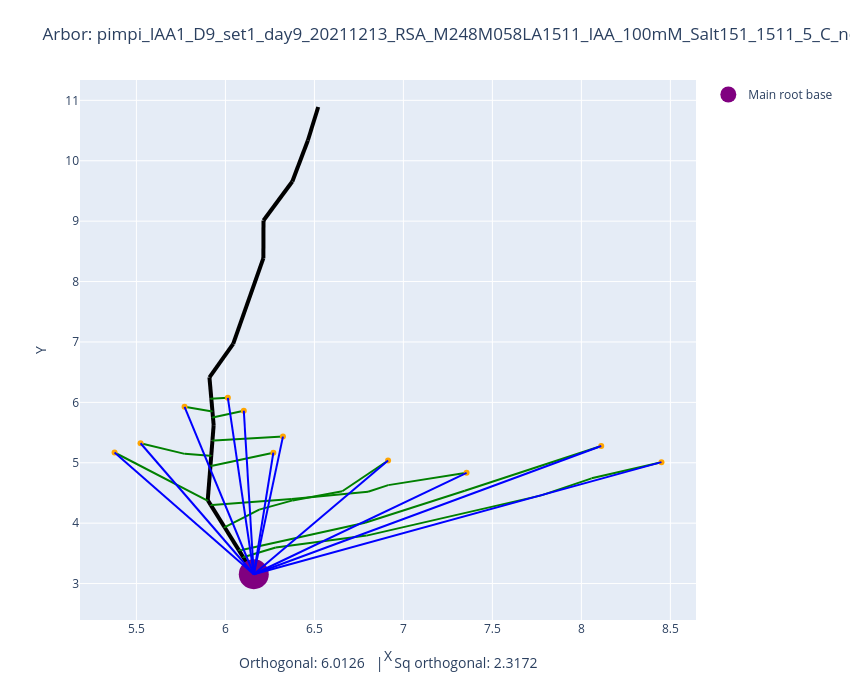

Notebook code for this chart:
### Code cell
plot_arbors(fname, 0, 0)

### Figure 1 — Plotly figure (JSON) as saved in the notebook; plotly's stock layout.template omitted (floating-point values rounded to 4 significant figures)
{"data": [{"line": {"color": "black", "width": 4}, "mode": "lines", "showlegend": false, "type": "scatter", "x": [6.159, 6.1], "y": [3.154, 3.435]}, {"line": {"color": "black", "width": 4}, "mode": "lines", "showlegend": false, "type": "scatter", "x": [6.1, 6.075], "y": [3.435, 3.553]}, {"line": {"color": "black", "width": 4}, "mode": "lines", "showlegend": false, "type": "scatter", "x": [6.075, 5.995], "y": [3.553, 3.932]}, {"line": {"color": "black", "width": 4}, "mode": "lines", "showlegend": false, "type": "scatter", "x": [5.995, 5.918], "y": [3.932, 4.299]}, {"line": {"color": "black", "width": 4}, "mode": "lines", "showlegend": false, "type": "scatter", "x": [5.918, 5.902], "y": [4.299, 4.375]}, {"line": {"color": "black", "width": 4}, "mode": "lines", "showlegend": false, "type": "scatter", "x": [5.902, 5.901], "y": [4.375, 4.381]}, {"line": {"color": "black", "width": 4}, "mode": "lines", "showlegend": false, "type": "scatter", "x": [5.901, 5.916], "y": [4.381, 4.95]}, {"line": {"color": "black", "width": 4}, "mode": "lines", "showlegend": false, "type": "scatter", "x": [5.916, 5.92], "y": [4.95, 5.116]}, {"line": {"color": "black", "width": 4}, "mode": "lines", "showlegend": false, "type": "scatter", "x": [5.92, 5.927], "y": [5.116, 5.367]}, {"line": {"color": "black", "width": 4}, "mode": "lines", "showlegend": false, "type": "scatter", "x": [5.927, 5.934], "y": [5.367, 5.624]}, {"line": {"color": "black", "width": 4}, "mode": "lines", "showlegend": false, "type": "scatter", "x": [5.934, 5.93], "y": [5.624, 5.75]}, {"line": {"color": "black", "width": 4}, "mode": "lines", "showlegend": false, "type": "scatter", "x": [5.93, 5.927], "y": [5.75, 5.855]}, {"line": {"color": "black", "width": 4}, "mode": "lines", "showlegend": false, "type": "scatter", "x": [5.927, 5.921], "y": [5.855, 6.061]}, {"line": {"color": "black", "width": 4}, "mode": "lines", "showlegend": false, "type": "scatter", "x": [5.921, 5.91], "y": [6.061, 6.414]}, {"line": {"color": "black", "width": 4}, "mode": "lines", "showlegend": false, "type": "scatter", "x": [5.91, 6.044], "y": [6.414, 6.967]}, {"line": {"color": "black", "width": 4}, "mode": "lines", "showlegend": false, "type": "scatter", "x": [6.044, 6.213], "y": [6.967, 8.388]}, {"line": {"color": "black", "width": 4}, "mode": "lines", "showlegend": false, "type": "scatter", "x": [6.213, 6.214], "y": [8.388, 9.011]}, {"line": {"color": "black", "width": 4}, "mode": "lines", "showlegend": false, "type": "scatter", "x": [6.214, 6.376], "y": [9.011, 9.657]}, {"line": {"color": "black", "width": 4}, "mode": "lines", "showlegend": false, "type": "scatter", "x": [6.376, 6.463], "y": [9.657, 10.34]}, {"line": {"color": "black", "width": 4}, "mode": "lines", "showlegend": false, "type": "scatter", "x": [6.463, 6.521], "y": [10.34, 10.89]}, {"line": {"color": "green", "width": 2}, "mode": "lines", "showlegend": false, "type": "scatter", "x": [8.45, 8.057], "y": [5.01, 4.742]}, {"line": {"color": "green", "width": 2}, "mode": "lines", "showlegend": false, "type": "scatter", "x": [8.057, 7.775], "y": [4.742, 4.46]}, {"line": {"color": "green", "width": 2}, "mode": "lines", "showlegend": false, "type": "scatter", "x": [7.775, 6.793], "y": [4.46, 3.794]}, {"line": {"color": "green", "width": 2}, "mode": "lines", "showlegend": false, "type": "scatter", "x": [6.793, 6.283], "y": [3.794, 3.596]}, {"line": {"color": "green", "width": 2}, "mode": "lines", "showlegend": false, "type": "scatter", "x": [6.283, 6.1], "y": [3.596, 3.435]}, {"line": {"color": "green", "width": 2}, "mode": "lines", "showlegend": false, "type": "scatter", "x": [6.1, 6.1], "y": [3.435, 3.435]}, {"line": {"color": "green", "width": 2}, "mode": "lines", "showlegend": false, "type": "scatter", "x": [8.112, 7.345], "y": [5.278, 4.535]}, {"line": {"color": "green", "width": 2}, "mode": "lines", "showlegend": false, "type": "scatter", "x": [7.345, 6.785], "y": [4.535, 4.006]}, {"line": {"color": "green", "width": 2}, "mode": "lines", "showlegend": false, "type": "scatter", "x": [6.785, 6.091], "y": [4.006, 3.557]}, {"line": {"color": "green", "width": 2}, "mode": "lines", "showlegend": false, "type": "scatter", "x": [6.091, 6.075], "y": [3.557, 3.553]}, {"line": {"color": "green", "width": 2}, "mode": "lines", "showlegend": false, "type": "scatter", "x": [6.914, 6.657], "y": [5.038, 4.529]}, {"line": {"color": "green", "width": 2}, "mode": "lines", "showlegend": false, "type": "scatter", "x": [6.657, 6.378], "y": [4.529, 4.377]}, {"line": {"color": "green", "width": 2}, "mode": "lines", "showlegend": false, "type": "scatter", "x": [6.378, 6.19], "y": [4.377, 4.224]}, {"line": {"color": "green", "width": 2}, "mode": "lines", "showlegend": false, "type": "scatter", "x": [6.19, 5.994], "y": [4.224, 3.932]}, {"line": {"color": "green", "width": 2}, "mode": "lines", "showlegend": false, "type": "scatter", "x": [5.994, 5.995], "y": [3.932, 3.932]}, {"line": {"color": "green", "width": 2}, "mode": "lines", "showlegend": false, "type": "scatter", "x": [7.355, 6.915], "y": [4.833, 4.63]}, {"line": {"color": "green", "width": 2}, "mode": "lines", "showlegend": false, "type": "scatter", "x": [6.915, 6.801], "y": [4.63, 4.52]}, {"line": {"color": "green", "width": 2}, "mode": "lines", "showlegend": false, "type": "scatter", "x": [6.801, 6.373], "y": [4.52, 4.398]}, {"line": {"color": "green", "width": 2}, "mode": "lines", "showlegend": false, "type": "scatter", "x": [6.373, 5.925], "y": [4.398, 4.3]}, {"line": {"color": "green", "width": 2}, "mode": "lines", "showlegend": false, "type": "scatter", "x": [5.925, 5.918], "y": [4.3, 4.299]}, {"line": {"color": "green", "width": 2}, "mode": "lines", "showlegend": false, "type": "scatter", "x": [6.269, 5.927], "y": [5.167, 4.949]}, {"line": {"color": "green", "width": 2}, "mode": "lines", "showlegend": false, "type": "scatter", "x": [5.927, 5.916], "y": [4.949, 4.95]}, {"line": {"color": "green", "width": 2}, "mode": "lines", "showlegend": false, "type": "scatter", "x": [6.323, 5.937], "y": [5.433, 5.367]}, {"line": {"color": "green", "width": 2}, "mode": "lines", "showlegend": false, "type": "scatter", "x": [5.937, 5.927], "y": [5.367, 5.367]}, {"line": {"color": "green", "width": 2}, "mode": "lines", "showlegend": false, "type": "scatter", "x": [6.103, 5.928], "y": [5.861, 5.75]}, {"line": {"color": "green", "width": 2}, "mode": "lines", "showlegend": false, "type": "scatter", "x": [5.928, 5.93], "y": [5.75, 5.75]}, {"line": {"color": "green", "width": 2}, "mode": "lines", "showlegend": false, "type": "scatter", "x": [6.014, 5.917], "y": [6.074, 6.061]}, {"line": {"color": "green", "width": 2}, "mode": "lines", "showlegend": false, "type": "scatter", "x": [5.917, 5.921], "y": [6.061, 6.061]}, {"line": {"color": "green", "width": 2}, "mode": "lines", "showlegend": false, "type": "scatter", "x": [5.77, 5.918], "y": [5.927, 5.854]}, {"line": {"color": "green", "width": 2}, "mode": "lines", "showlegend": false, "type": "scatter", "x": [5.918, 5.927], "y": [5.854, 5.855]}, {"line": {"color": "green", "width": 2}, "mode": "lines", "showlegend": false, "type": "scatter", "x": [5.523, 5.771], "y": [5.323, 5.147]}, {"line": {"color": "green", "width": 2}, "mode": "lines", "showlegend": false, "type": "scatter", "x": [5.771, 5.913], "y": [5.147, 5.116]}, {"line": {"color": "green", "width": 2}, "mode": "lines", "showlegend": false, "type": "scatter", "x": [5.913, 5.92], "y": [5.116, 5.116]}, {"line": {"color": "green", "width": 2}, "mode": "lines", "showlegend": false, "type": "scatter", "x": [5.377, 5.899], "y": [5.17, 4.375]}, {"line": {"color": "green", "width": 2}, "mode": "lines", "showlegend": false, "type": "scatter", "x": [5.899, 5.902], "y": [4.375, 4.375]}, {"marker": {"color": "orange"}, "mode": "markers", "showlegend": false, "type": "scatter", "x": [8.45], "y": [5.01]}, {"marker": {"color": "orange"}, "mode": "markers", "showlegend": false, "type": "scatter", "x": [8.112], "y": [5.278]}, {"marker": {"color": "orange"}, "mode": "markers", "showlegend": false, "type": "scatter", "x": [6.914], "y": [5.038]}, {"marker": {"color": "orange"}, "mode": "markers", "showlegend": false, "type": "scatter", "x": [7.355], "y": [4.833]}, {"marker": {"color": "orange"}, "mode": "markers", "showlegend": false, "type": "scatter", "x": [6.269], "y": [5.167]}, {"marker": {"color": "orange"}, "mode": "markers", "showlegend": false, "type": "scatter", "x": [6.323], "y": [5.433]}, {"marker": {"color": "orange"}, "mode": "markers", "showlegend": false, "type": "scatter", "x": [6.103], "y": [5.861]}, {"marker": {"color": "orange"}, "mode": "markers", "showlegend": false, "type": "scatter", "x": [6.014], "y": [6.074]}, {"marker": {"color": "orange"}, "mode": "markers", "showlegend": false, "type": "scatter", "x": [5.77], "y": [5.927]}, {"marker": {"color": "orange"}, "mode": "markers", "showlegend": false, "type": "scatter", "x": [5.523], "y": [5.323]}, {"marker": {"color": "orange"}, "mode": "markers", "showlegend": false, "type": "scatter", "x": [5.377], "y": [5.17]}, {"marker": {"color": "purple", "size": 30}, "mode": "markers", "name": "Main root base", "type": "scatter", "x": [6.159], "y": [3.154]}, {"line": {"color": "blue"}, "mode": "lines", "showlegend": false, "type": "scatter", "x": [8.45, 6.159], "y": [5.01, 3.154]}, {"line": {"color": "blue"}, "mode": "lines", "showlegend": false, "type": "scatter", "x": [8.112, 6.159], "y": [5.278, 3.154]}, {"line": {"color": "blue"}, "mode": "lines", "showlegend": false, "type": "scatter", "x": [6.914, 6.159], "y": [5.038, 3.154]}, {"line": {"color": "blue"}, "mode": "lines", "showlegend": false, "type": "scatter", "x": [7.355, 6.159], "y": [4.833, 3.154]}, {"line": {"color": "blue"}, "mode": "lines", "showlegend": false, "type": "scatter", "x": [6.269, 6.159], "y": [5.167, 3.154]}, {"line": {"color": "blue"}, "mode": "lines", "showlegend": false, "type": "scatter", "x": [6.323, 6.159], "y": [5.433, 3.154]}, {"line": {"color": "blue"}, "mode": "lines", "showlegend": false, "type": "scatter", "x": [6.103, 6.159], "y": [5.861, 3.154]}, {"line": {"color": "blue"}, "mode": "lines", "showlegend": false, "type": "scatter", "x": [6.014, 6.159], "y": [6.074, 3.154]}, {"line": {"color": "blue"}, "mode": "lines", "showlegend": false, "type": "scatter", "x": [5.77, 6.159], "y": [5.927, 3.154]}, {"line": {"color": "blue"}, "mode": "lines", "showlegend": false, "type": "scatter", "x": [5.523, 6.159], "y": [5.323, 3.154]}, {"line": {"color": "blue"}, "mode": "lines", "showlegend": false, "type": "scatter", "x": [5.377, 6.159], "y": [5.17, 3.154]}], "layout": {"annotations": [{"font": {"size": 14}, "showarrow": false, "text": "Orthogonal: 6.0126   |   Sq orthogonal: 2.3172", "x": 0.5, "xref": "paper", "y": -0.1, "yref": "paper"}], "height": 700, "margin": {"b": 80, "t": 80}, "title": {"text": "Arbor: pimpi_IAA1_D9_set1_day9_20211213_RSA_M248M058LA1511_IAA_100mM_Salt151_1511_5_C_noiaa.csv   |   G=0, alpha=0"}, "width": 850, "xaxis": {"autorange": true, "range": [5.183, 8.644], "title": {"text": "X"}, "type": "linear"}, "yaxis": {"autorange": true, "range": [2.397, 11.34], "title": {"text": "Y"}, "type": "linear"}}}
